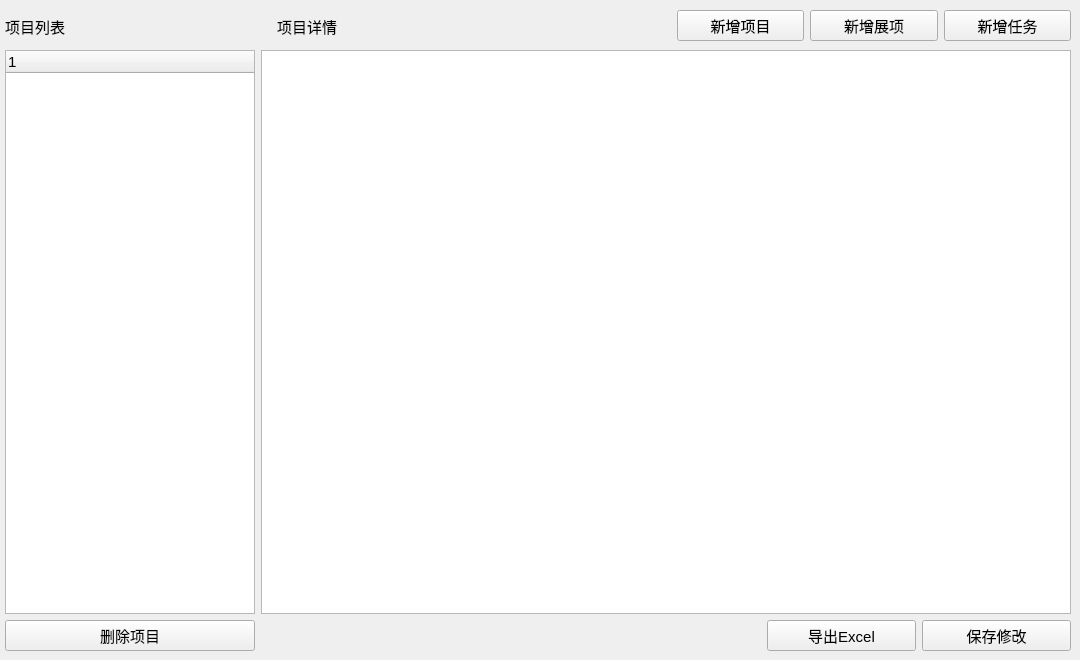
         <widget class="QWidget" name="tab_2">
          <property name="font">
           <font>
            <pointsize>11</pointsize>
           </font>
          </property>
          <attribute name="title">
           <string>详细信息</string>
          </attribute>
          <widget class="QWidget" name="layoutWidget">
           <property name="geometry">
            <rect>
             <x>5</x>
             <y>10</y>
             <width>1066</width>
             <height>32</height>
            </rect>
           </property>
           <layout class="QHBoxLayout" name="horizontalLayout">
            <item>
             <widget class="QLabel" name="label_32">
              <property name="sizePolicy">
               <sizepolicy hsizetype="Fixed" vsizetype="Preferred">
                <horstretch>0</horstretch>
                <verstretch>0</verstretch>
               </sizepolicy>
              </property>
              <property name="font">
               <font>
                <pointsize>11</pointsize>
               </font>
              </property>
              <property name="text">
               <string>项目列表</string>
              </property>
             </widget>
            </item>
            <item>
             <widget class="QLabel" name="label_8">
              <property name="sizePolicy">
               <sizepolicy hsizetype="Fixed" vsizetype="Preferred">
                <horstretch>0</horstretch>
                <verstretch>0</verstretch>
               </sizepolicy>
              </property>
              <property name="minimumSize">
               <size>
                <width>200</width>
                <height>0</height>
               </size>
              </property>
              <property name="text">
               <string/>
              </property>
             </widget>
            </item>
            <item>
             <widget class="QLabel" name="label_tables">
              <property name="text">
               <string>项目详情</string>
              </property>
             </widget>
            </item>
            <item>
             <layout class="QHBoxLayout" name="horizontalLayout_6">
              <item>
               <widget class="QPushButton" name="btn_add_project">
                <property name="text">
                 <string>新增项目</string>
                </property>
               </widget>
              </item>
              <item>
               <widget class="QPushButton" name="btn_add_subproject">
                <property name="text">
                 <string>新增展项</string>
                </property>
               </widget>
              </item>
              <item>
               <widget class="QPushButton" name="btn_add_task">
                <property name="text">
                 <string>新增任务</string>
                </property>
               </widget>
              </item>
             </layout>
            </item>
           </layout>
          </widget>
          <widget class="QWidget" name="layoutWidget">
           <property name="geometry">
            <rect>
             <x>5</x>
             <y>50</y>
             <width>1066</width>
             <height>601</height>
            </rect>
           </property>
           <layout class="QHBoxLayout" name="horizontalLayout_20">
            <item>
             <layout class="QVBoxLayout" name="verticalLayout">
              <item>
               <widget class="QTreeWidget" name="tree_project">
                <property name="sizePolicy">
                 <sizepolicy hsizetype="Preferred" vsizetype="Expanding">
                  <horstretch>0</horstretch>
                  <verstretch>0</verstretch>
                 </sizepolicy>
                </property>
                <property name="maximumSize">
                 <size>
                  <width>250</width>
                  <height>16777215</height>
                 </size>
                </property>
                <column>
                 <property name="text">
                  <string notr="true">1</string>
                 </property>
                </column>
               </widget>
              </item>
              <item>
               <widget class="QPushButton" name="delete_2">
                <property name="text">
                 <string>删除项目</string>
                </property>
               </widget>
              </item>
             </layout>
            </item>
            <item>
             <layout class="QVBoxLayout" name="verticalLayout_2">
              <property name="spacing">
               <number>6</number>
              </property>
              <item>
               <widget class="QTableWidget" name="table_prodetail">
                <property name="sortingEnabled">
                 <bool>true</bool>
                </property>
                <attribute name="horizontalHeaderStretchLastSection">
                 <bool>true</bool>
                </attribute>
                <attribute name="verticalHeaderVisible">
                 <bool>false</bool>
                </attribute>
               </widget>
              </item>
              <item>
               <layout class="QHBoxLayout" name="horizontalLayout_19">
                <property name="spacing">
                 <number>6</number>
                </property>
                <item>
                 <widget class="QLabel" name="label_4">
                  <property name="minimumSize">
                   <size>
                    <width>500</width>
                    <height>0</height>
                   </size>
                  </property>
                  <property name="text">
                   <string/>
                  </property>
                 </widget>
                </item>
                <item>
                 <widget class="QPushButton" name="btn_exportExcel">
                  <property name="text">
                   <string>导出Excel</string>
                  </property>
                 </widget>
                </item>
                <item>
                 <widget class="QPushButton" name="btn_save">
                  <property name="text">
                   <string>保存修改</string>
                  </property>
                 </widget>
                </item>
               </layout>
              </item>
             </layout>
            </item>
           </layout>
          </widget>
         </widget>
